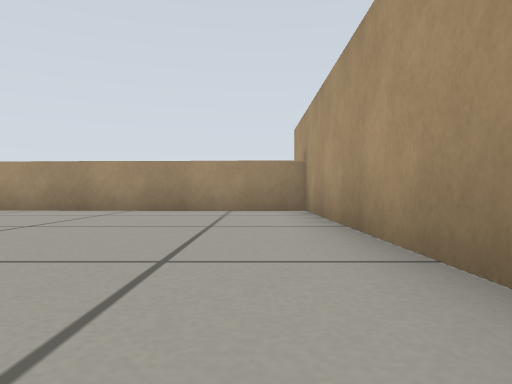
View 1 (above)

12 first-person views from a walk through a robot-simulator world made for Gazebo. The camera is 0.19 m above the floor, looks level and sees 70° across. The floor is counted in squares, 0.5 m on a side. Each view is taken from the middle of a square. On the plan, view 1 faces up. The plan holds only what a view shows up to about 9 squares ahead; the rest is blank. The robots in the file are not drawn.

View 2
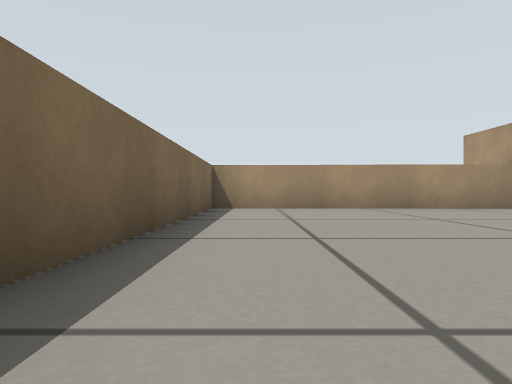

View 3
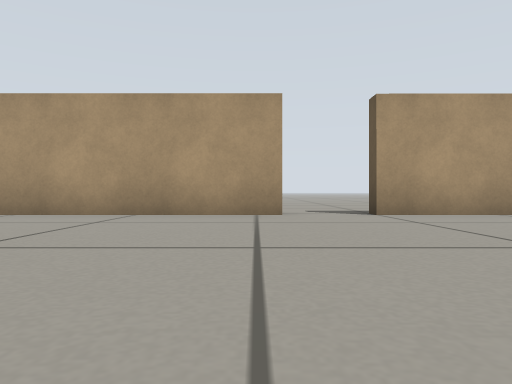

View 4
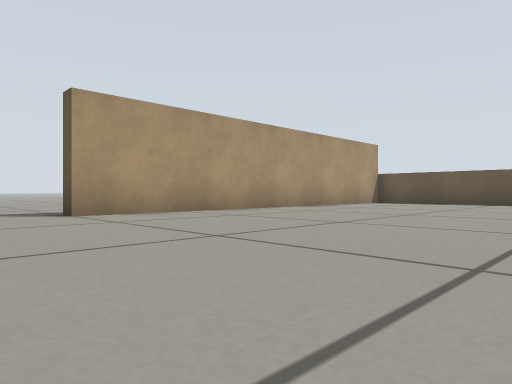

View 5
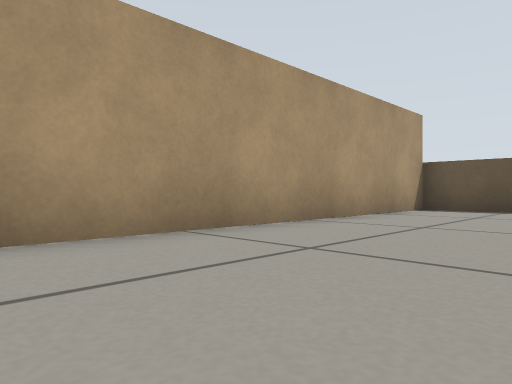

View 6
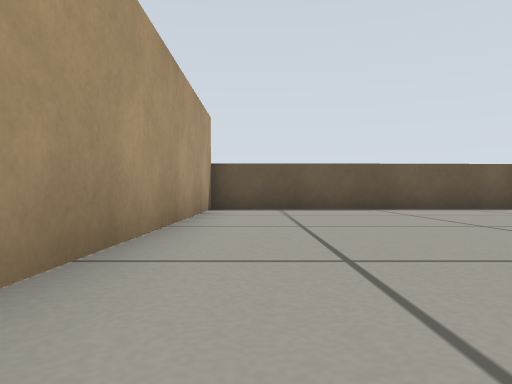

View 7
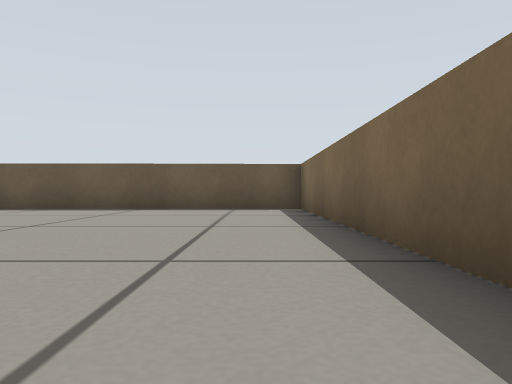

View 8
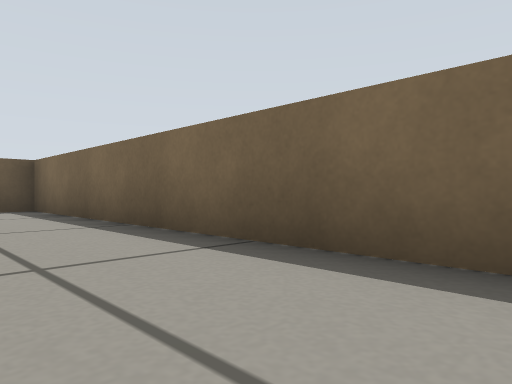

View 9
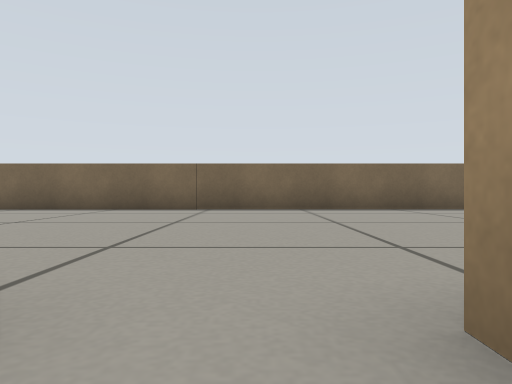

View 10
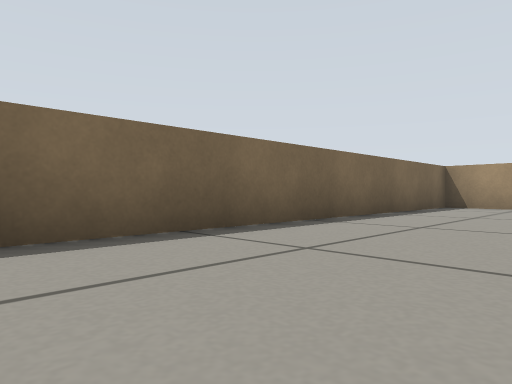

View 11
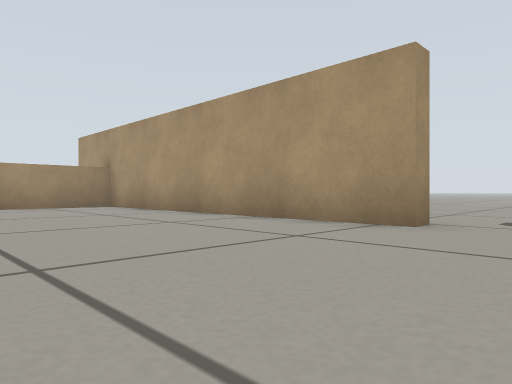

View 12
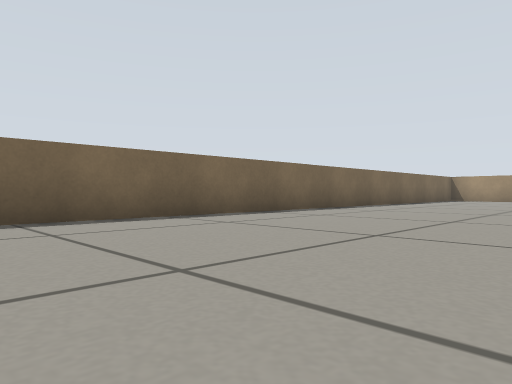

### Floor plan
Points are (right, up) in squares from view 1. A wall is a line through its corners. A room is listed if a view was taken in it or the views show most of it. See-through windows are left out.
Room 1 (views 1, 2, 3, 4, 5, 6, 7, 8, 10, 11, 12)
walls: (1, -0.4) (1, 7.3) (-6, 7.5) (-6, -12.2) (1, -12) (1, -2)
ways out: opening at (1, -1) to room 2
Room 2 (view 9)
walls: (1.5, -0.4) (1, -0.4); (1, -2) (1.5, -2)
ways out: opening at (1, -1) to room 1

Positions as (right, up) in squares from view 1, and headings:
1: (0, 0), facing up
2: (-5, -1), facing up
3: (-5, 0), facing right
4: (-5, 0), facing down-right
5: (-2, -4), facing down-right
6: (0, -4), facing down
7: (-5, -4), facing down
8: (-4, -4), facing down-left
9: (2, -1), facing left
10: (-3, -2), facing up-left
11: (-3, -2), facing up-right
12: (-1, -9), facing up-left
